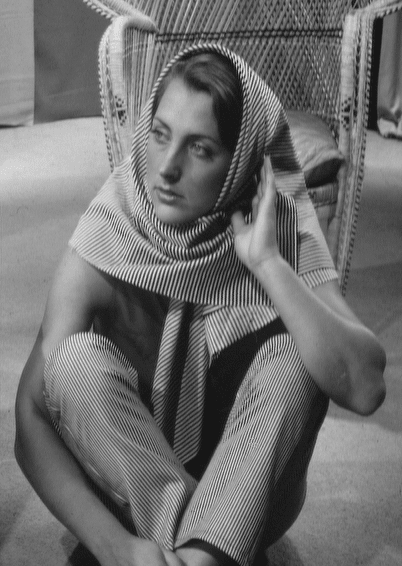
#> input picture ASM2-NguyenNgocThao/Fig0417(a)(barbara).png, 402 x 566 px, found by its file name
$ jupyter execute ASM2_NguyenNgocThao.ipynb
#> lines starting #> are read from the running program, lines starting #| are printed output that depends on the picture; after the words box and inside, x2 and y2 are one past the last pixel; in counts of white or black regions, pixels touching at a corner belong together
BỘ LỌC THÔNG THẤP

[cell 1]
import numpy as np

def ideal_lowpass_filter(size, cutoff):
    """Tạo bộ lọc lý tưởng (Ideal) thông thấp."""
    rows, cols = size
    center = (int(rows / 2), int(cols / 2))
    filter_matrix = np.zeros((rows, cols), dtype=np.float32)

    for i in range(rows):
        for j in range(cols):
            distance = np.sqrt((i - center[0]) ** 2 + (j - center[1]) ** 2)
            if distance <= cutoff:
                filter_matrix[i, j] = 1
    return filter_matrix

def circular_lowpass_filter(size, cutoff):
    """Tạo bộ lọc tròn thông thấp."""
    rows, cols = size
    center = (int(rows / 2), int(cols / 2))
    filter_matrix = np.zeros((rows, cols), dtype=np.float32)

    for i in range(rows):
        for j in range(cols):
            distance = np.sqrt((i - center[0]) ** 2 + (j - center[1]) ** 2)
            filter_matrix[i, j] = 1 / (1 + (distance / cutoff) ** 2)
    return filter_matrix

def gaussian_lowpass_filter(size, cutoff):
    """Tạo bộ lọc Gaussian thông thấp."""
    rows, cols = size
    center = (int(rows / 2), int(cols / 2))
    filter_matrix = np.zeros((rows, cols), dtype=np.float32)

    for i in range(rows):
        for j in range(cols):
            distance = np.sqrt((i - center[0]) ** 2 + (j - center[1]) ** 2)
            filter_matrix[i, j] = np.exp(-(distance ** 2) / (2 * (cutoff ** 2)))
    return filter_matrix

def butterworth_lowpass_filter(size, cutoff, order=2):
    """Tạo bộ lọc Butterworth thông thấp."""
    rows, cols = size
    center = (int(rows / 2), int(cols / 2))
    filter_matrix = np.zeros((rows, cols), dtype=np.float32)

    for i in range(rows):
        for j in range(cols):
            distance = np.sqrt((i - center[0]) ** 2 + (j - center[1]) ** 2)
            filter_matrix[i, j] = 1 / (1 + (distance / cutoff) ** (2 * order))
    return filter_matrix

[cell 2]
import matplotlib.pyplot as plt
from mpl_toolkits.mplot3d import Axes3D
import numpy as np

def plot_filter_response(filter_matrix, title):
    """Hiển thị đáp ứng của bộ lọc dưới dạng 2D và 3D."""
    plt.figure(figsize=(12, 5))

    # Hiển thị đáp ứng 2D
    plt.subplot(1, 2, 1)
    plt.imshow(filter_matrix, cmap='gray')
    plt.title(f'2D Response - {title}')
    plt.colorbar()

    # Hiển thị đáp ứng 3D
    ax = plt.subplot(1, 2, 2, projection='3d')
    X, Y = np.meshgrid(range(filter_matrix.shape[1]), range(filter_matrix.shape[0]))
    ax.plot_surface(X, Y, filter_matrix, cmap='viridis')
    ax.set_title(f'3D Response - {title}')
    plt.show()

[cell 3]
import numpy as np

def apply_filter(image, filter_matrix):
    """Áp dụng bộ lọc lên ảnh và trả về ảnh đã lọc."""
    dft = np.fft.fft2(image)
    dft_shift = np.fft.fftshift(dft)
    filtered_dft = dft_shift * filter_matrix
    inverse_dft = np.fft.ifftshift(filtered_dft)
    filtered_image = np.fft.ifft2(inverse_dft)
    return np.abs(filtered_image)

[cell 4]
import cv2
import matplotlib.pyplot as plt

def main():
    # Đường dẫn đến file ảnh đã tải lên
    image_path = '/content/Fig0417(a)(barbara).png'

    # Đọc ảnh ở chế độ grayscale
    image = cv2.imread(image_path, 0)
#> image is the input picture: shape (566, 402); min 22, max 224, mean 111.3
    if image is None:
        print("Error: Could not load image. Please check the file path.")
        return

    image_size = image.shape
#> image_size = (566, 402)
    cutoff_frequency = 30

    # Khởi tạo các bộ lọc
    ideal_filter = ideal_lowpass_filter(image_size, cutoff_frequency)
#> after the loop in ideal_lowpass_filter, `for i in range(rows):`:
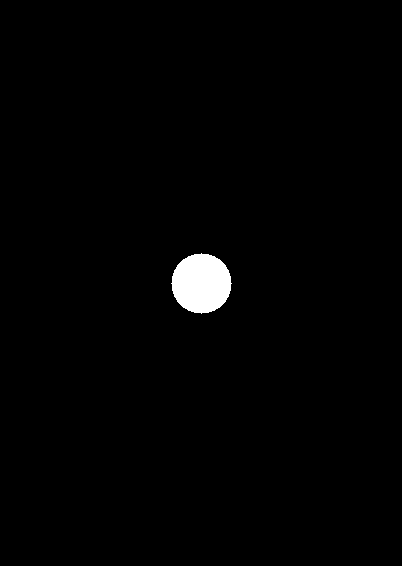
#> filter_matrix: shape (566, 402) float32; values 0 (black) and 1 (white), 1.2% white; 1 white region, box (x1, y1, x2, y2) and area: (171, 253, 232, 314) 2821
    circular_filter = circular_lowpass_filter(image_size, cutoff_frequency)
    gaussian_filter = gaussian_lowpass_filter(image_size, cutoff_frequency)
    butterworth_filter = butterworth_lowpass_filter(image_size, cutoff_frequency)

    # Hiển thị đáp ứng của các bộ lọc
    plot_filter_response(ideal_filter, 'Ideal Lowpass Filter')
#> in plot_filter_response, `ax.plot_surface(X, Y, filter_matrix, cmap='viridis')`:
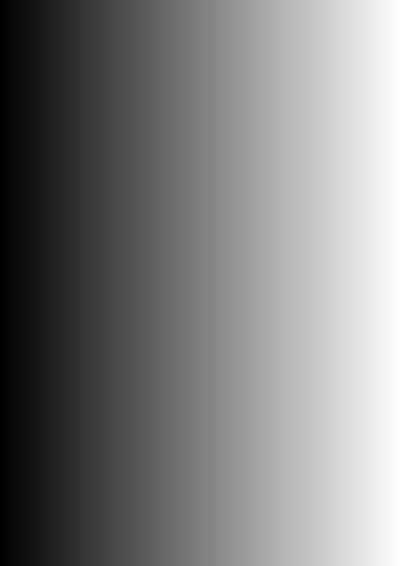
#> X: shape (566, 402) int64; min 0, max 401, mean 200.5; drawn with min black and max white
    plot_filter_response(circular_filter, 'Circular Lowpass Filter')
    plot_filter_response(gaussian_filter, 'Gaussian Lowpass Filter')
    plot_filter_response(butterworth_filter, 'Butterworth Lowpass Filter')
#> call 4 of plot_filter_response, with title = 'Butterworth Lowpass Filter'
#> in plot_filter_response (call 4), `plt.show()`:
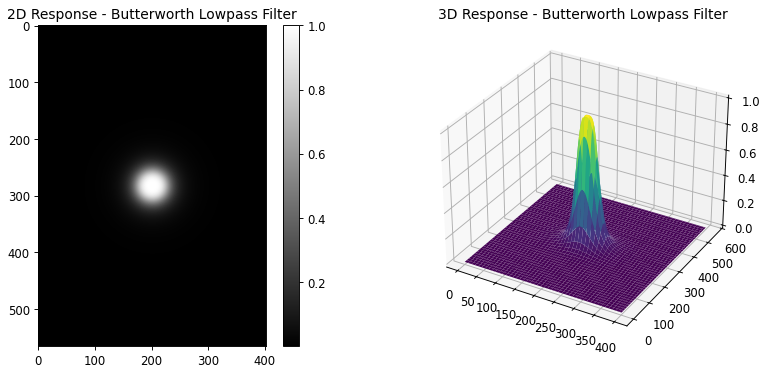
#> figure drawn by matplotlib, 3 panels

    # Lọc ảnh với các bộ lọc
    filtered_image_ideal = apply_filter(image, ideal_filter)
#> in apply_filter, `return np.abs(filtered_image)`:
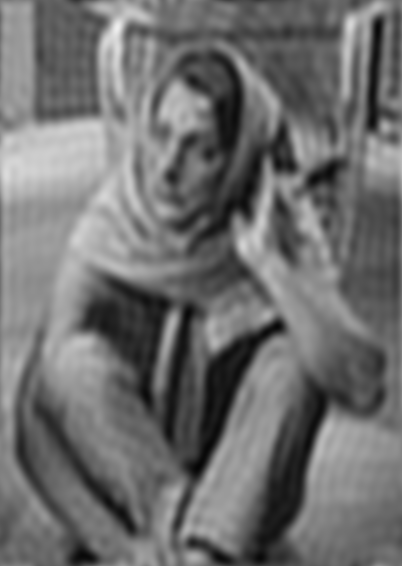
#> returned value: shape (566, 402) float64; min 5.48, max 238.9, mean 111.3
    filtered_image_circular = apply_filter(image, circular_filter)
    filtered_image_gaussian = apply_filter(image, gaussian_filter)
    filtered_image_butterworth = apply_filter(image, butterworth_filter)

    # Hiển thị kết quả
    plt.figure(figsize=(12, 10))
    plt.subplot(2, 2, 1)
    plt.imshow(filtered_image_ideal, cmap='gray')
    plt.title('Filtered Image - Ideal Lowpass')

    plt.subplot(2, 2, 2)
    plt.imshow(filtered_image_circular, cmap='gray')
    plt.title('Filtered Image - Circular Lowpass')

    plt.subplot(2, 2, 3)
    plt.imshow(filtered_image_gaussian, cmap='gray')
    plt.title('Filtered Image - Gaussian Lowpass')

    plt.subplot(2, 2, 4)
    plt.imshow(filtered_image_butterworth, cmap='gray')
    plt.title('Filtered Image - Butterworth Lowpass')

    plt.show()

# Chạy chương trình
if __name__ == "__main__":
    main()

BỘ LỌC THÔNG CAO

[cell 5]
import numpy as np

def ideal_highpass_filter(size, cutoff):
    """Tạo bộ lọc lý tưởng (Ideal) thông cao."""
    rows, cols = size
    center = (int(rows / 2), int(cols / 2))
    filter_matrix = np.ones((rows, cols), dtype=np.float32)

    for i in range(rows):
        for j in range(cols):
            distance = np.sqrt((i - center[0]) ** 2 + (j - center[1]) ** 2)
            if distance <= cutoff:
                filter_matrix[i, j] = 0  # Loại bỏ các tần số thấp hơn cutoff
    return filter_matrix

def circular_highpass_filter(size, cutoff):
    """Tạo bộ lọc tròn thông cao."""
    rows, cols = size
    center = (int(rows / 2), int(cols / 2))
    filter_matrix = np.ones((rows, cols), dtype=np.float32)

    for i in range(rows):
        for j in range(cols):
            distance = np.sqrt((i - center[0]) ** 2 + (j - center[1]) ** 2)
            filter_matrix[i, j] = 1 / (1 + (cutoff / (distance + 1e-6)) ** 2)  # Tránh chia cho 0
    return filter_matrix

def gaussian_highpass_filter(size, cutoff):
    """Tạo bộ lọc Gaussian thông cao."""
    rows, cols = size
    center = (int(rows / 2), int(cols / 2))
    filter_matrix = np.zeros((rows, cols), dtype=np.float32)

    for i in range(rows):
        for j in range(cols):
            distance = np.sqrt((i - center[0]) ** 2 + (j - center[1]) ** 2)
            filter_matrix[i, j] = 1 - np.exp(-(distance ** 2) / (2 * (cutoff ** 2)))
    return filter_matrix

def butterworth_highpass_filter(size, cutoff, order=2):
    """Tạo bộ lọc Butterworth thông cao."""
    rows, cols = size
    center = (int(rows / 2), int(cols / 2))
    filter_matrix = np.ones((rows, cols), dtype=np.float32)

    for i in range(rows):
        for j in range(cols):
            distance = np.sqrt((i - center[0]) ** 2 + (j - center[1]) ** 2)
            filter_matrix[i, j] = 1 / (1 + (cutoff / (distance + 1e-6)) ** (2 * order))
    return filter_matrix

[cell 6]
import cv2
import matplotlib.pyplot as plt

def main():
    # Đường dẫn đến file ảnh đã tải lên
    image_path = '/content/Fig0417(a)(barbara).png'

    # Đọc ảnh ở chế độ grayscale
    image = cv2.imread(image_path, 0)
    if image is None:
        print("Error: Could not load image. Please check the file path.")
        return

    image_size = image.shape
#> image_size = (566, 402)
    cutoff_frequency = 30

    # Khởi tạo các bộ lọc thông cao
    ideal_filter = ideal_highpass_filter(image_size, cutoff_frequency)
    circular_filter = circular_highpass_filter(image_size, cutoff_frequency)
#> after the loop in circular_highpass_filter, `for i in range(rows):`:
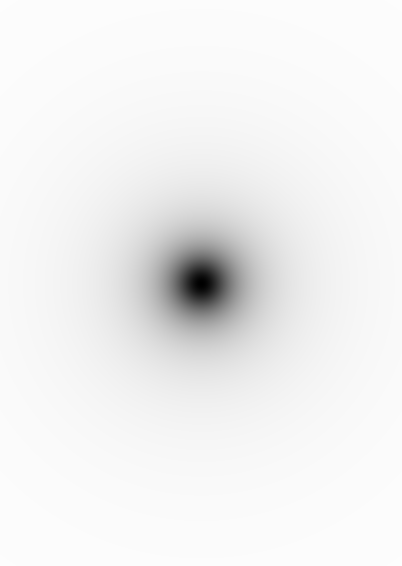
#> filter_matrix: shape (566, 402) float32; min 1.11e-15, max 0.993, mean 0.946
    gaussian_filter = gaussian_highpass_filter(image_size, cutoff_frequency)
#> after the loop in gaussian_highpass_filter, `for i in range(rows):`:
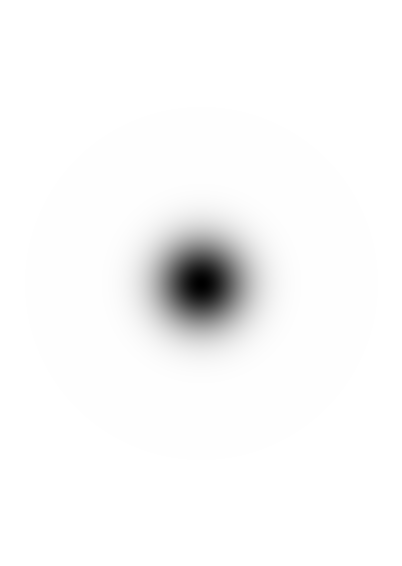
#> filter_matrix: shape (566, 402) float32; min 0, max 1, mean 0.975
    butterworth_filter = butterworth_highpass_filter(image_size, cutoff_frequency)
#> after the loop in butterworth_highpass_filter, `for i in range(rows):`:
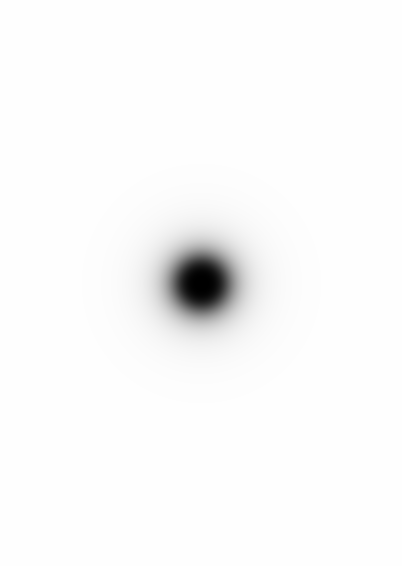
#> filter_matrix: shape (566, 402) float32; min 1.23e-30, max 1, mean 0.981

    # Hiển thị đáp ứng của các bộ lọc
    plot_filter_response(ideal_filter, 'Ideal Highpass Filter')
    plot_filter_response(circular_filter, 'Circular Highpass Filter')
    plot_filter_response(gaussian_filter, 'Gaussian Highpass Filter')
    plot_filter_response(butterworth_filter, 'Butterworth Highpass Filter')
#> in plot_filter_response (call 8), `plt.show()`:
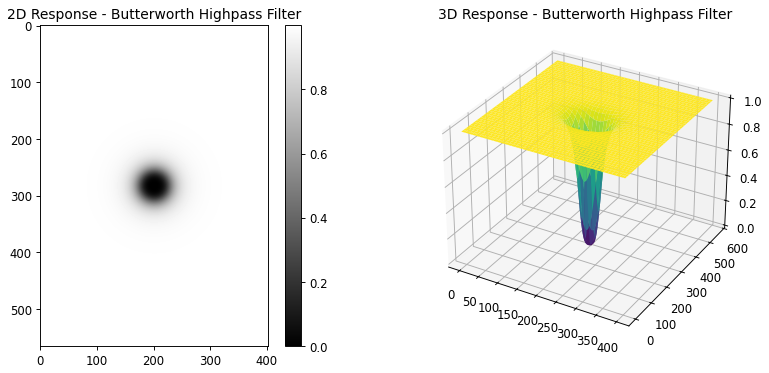
#> figure drawn by matplotlib, 3 panels

    # Lọc ảnh với các bộ lọc
    filtered_image_ideal = apply_filter(image, ideal_filter)
#> in apply_filter (call 5), `return np.abs(filtered_image)`:
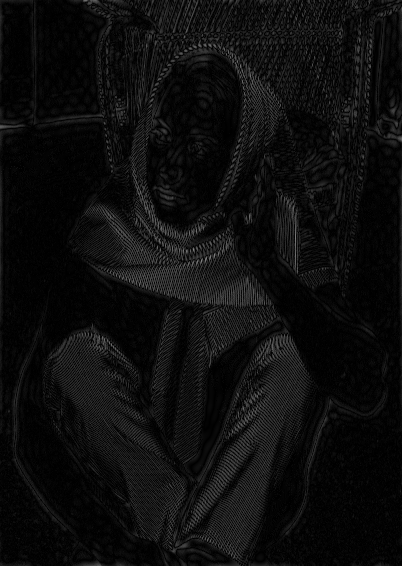
#> returned value: shape (566, 402) float64; min 1.68e-05, max 133.2, mean 13.9
    filtered_image_circular = apply_filter(image, circular_filter)
    filtered_image_gaussian = apply_filter(image, gaussian_filter)
    filtered_image_butterworth = apply_filter(image, butterworth_filter)

    # Hiển thị kết quả
    plt.figure(figsize=(12, 10))
    plt.subplot(2, 2, 1)
    plt.imshow(filtered_image_ideal, cmap='gray')
    plt.title('Filtered Image - Ideal Highpass')

    plt.subplot(2, 2, 2)
    plt.imshow(filtered_image_circular, cmap='gray')
    plt.title('Filtered Image - Circular Highpass')

    plt.subplot(2, 2, 3)
    plt.imshow(filtered_image_gaussian, cmap='gray')
    plt.title('Filtered Image - Gaussian Highpass')

    plt.subplot(2, 2, 4)
    plt.imshow(filtered_image_butterworth, cmap='gray')
    plt.title('Filtered Image - Butterworth Highpass')

    plt.show()

# Chạy chương trình
if __name__ == "__main__":
    main()

BỘ LỌC NOTCH FILTER

[cell 7]
import numpy as np
import cv2
import matplotlib.pyplot as plt

def notch_filter(size, cutoff, locations, filter_type='reject'):
    """
    Tạo một bộ lọc notch filter cho ảnh trong miền tần số.

    Parameters:
        size (tuple): Kích thước của bộ lọc (rows, cols).
        cutoff (float): Bán kính ảnh hưởng của notch.
        locations (list): Danh sách các vị trí trung tâm của notch [(x1, y1), (x2, y2), ...].
        filter_type (str): Loại bộ lọc - 'reject' để loại bỏ tần số và 'pass' để giữ lại tần số.

    Returns:
        filter_matrix (ndarray): Bộ lọc notch matrix.
    """
    rows, cols = size
    center = (int(rows / 2), int(cols / 2))
    filter_matrix = np.ones((rows, cols), dtype=np.float32)

    for (x, y) in locations:
        for i in range(rows):
            for j in range(cols):
                distance_pos = np.sqrt((i - (center[0] + x)) ** 2 + (j - (center[1] + y)) ** 2)
                distance_neg = np.sqrt((i - (center[0] - x)) ** 2 + (j - (center[1] - y)) ** 2)

                if filter_type == 'reject':  # Loại bỏ các tần số xung quanh các vị trí notch
                    if distance_pos <= cutoff or distance_neg <= cutoff:
                        filter_matrix[i, j] = 0
                elif filter_type == 'pass':  # Chỉ giữ lại các tần số xung quanh các vị trí notch
                    if distance_pos <= cutoff or distance_neg <= cutoff:
                        filter_matrix[i, j] = 1
                    else:
                        filter_matrix[i, j] = 0

    return filter_matrix

def apply_notch_filter(image, filter_matrix):
    """
    Áp dụng bộ lọc notch lên ảnh trong miền tần số.

    Parameters:
        image (ndarray): Ảnh đầu vào.
        filter_matrix (ndarray): Bộ lọc notch.

    Returns:
        filtered_image (ndarray): Ảnh sau khi áp dụng bộ lọc notch.
    """
    # Chuyển đổi ảnh sang miền tần số
    dft = np.fft.fft2(image)
    dft_shift = np.fft.fftshift(dft)

    # Áp dụng bộ lọc notch
    filtered_dft = dft_shift * filter_matrix

    # Chuyển ngược lại miền không gian
    inverse_dft = np.fft.ifftshift(filtered_dft)
    filtered_image = np.fft.ifft2(inverse_dft)
    return np.abs(filtered_image)

# Ví dụ sử dụng Notch Filter
def main():
    # Đường dẫn ảnh
    image_path = '/content/Fig0417(a)(barbara).png'

    # Đọc ảnh ở chế độ grayscale
    image = cv2.imread(image_path, 0)
    if image is None:
        print("Error: Could not load image. Please check the file path.")
        return

    image_size = image.shape
#> image_size = (566, 402)

    # Thiết lập các vị trí notch và bán kính
    cutoff = 20
    notch_locations = [(30, 30), (-30, -30)]  # Danh sách các vị trí notch (x, y) trong miền tần số

    # Tạo bộ lọc notch (loại bỏ các tần số tại các vị trí notch)
    notch_filter_matrix = notch_filter(image_size, cutoff, notch_locations, filter_type='reject')
#> after the loop in notch_filter, `for (x, y) in locations:`:
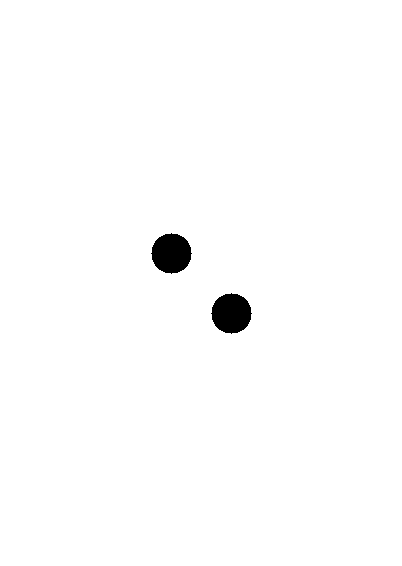
#> filter_matrix: shape (566, 402) float32; values 0 (black) and 1 (white), 98.9% white; 2 black regions, box (x1, y1, x2, y2) and area: (151, 233, 192, 274) 1257, (211, 293, 252, 334) 1257

    # Áp dụng bộ lọc notch lên ảnh
    filtered_image = apply_notch_filter(image, notch_filter_matrix)

    # Hiển thị kết quả
    plt.figure(figsize=(12, 6))
    plt.subplot(1, 3, 1)
    plt.imshow(image, cmap='gray')
    plt.title('Original Image')

    plt.subplot(1, 3, 2)
    plt.imshow(notch_filter_matrix, cmap='gray')
    plt.title('Notch Filter')

    plt.subplot(1, 3, 3)
    plt.imshow(filtered_image, cmap='gray')
    plt.title('Filtered Image with Notch Filter')

    plt.show()

# Chạy chương trình
if __name__ == "__main__":
    main()
